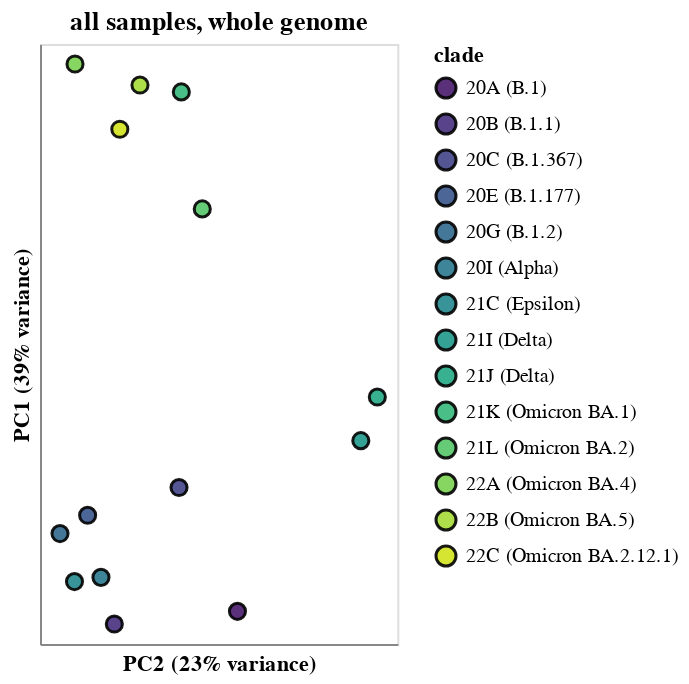
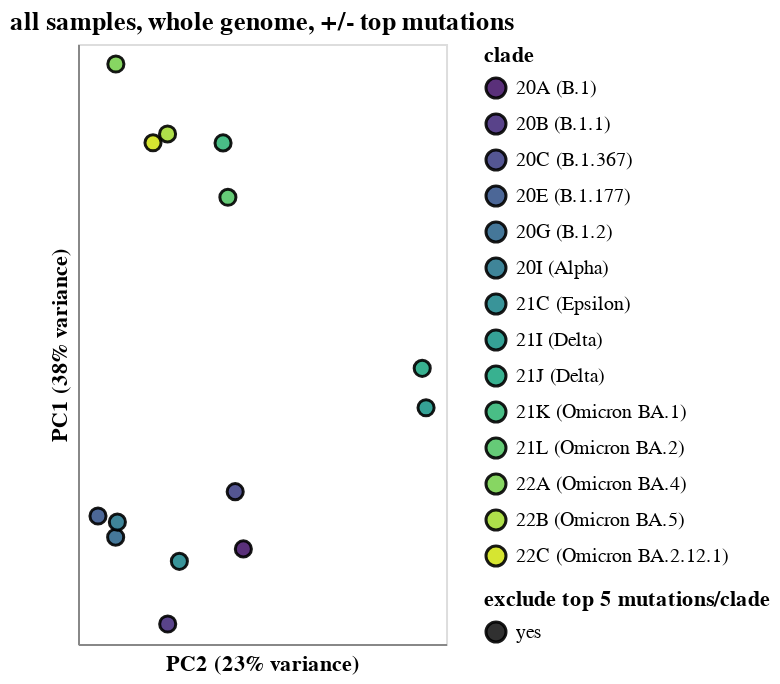
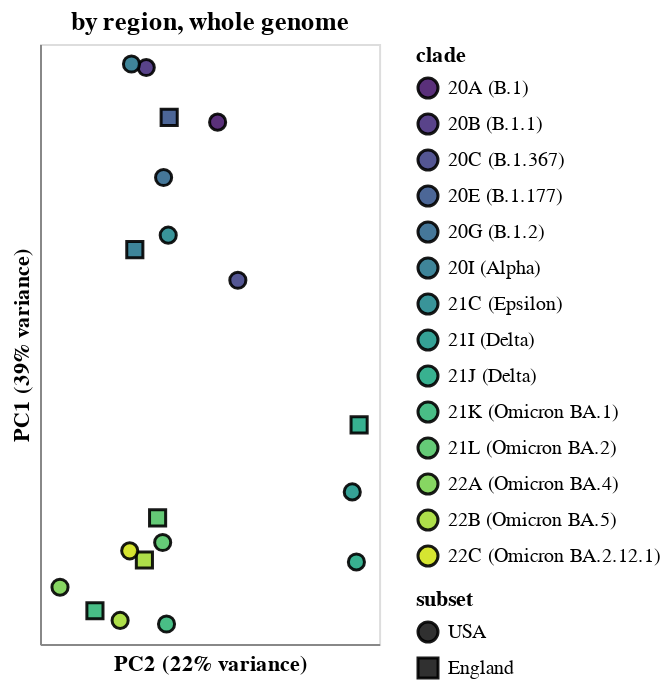
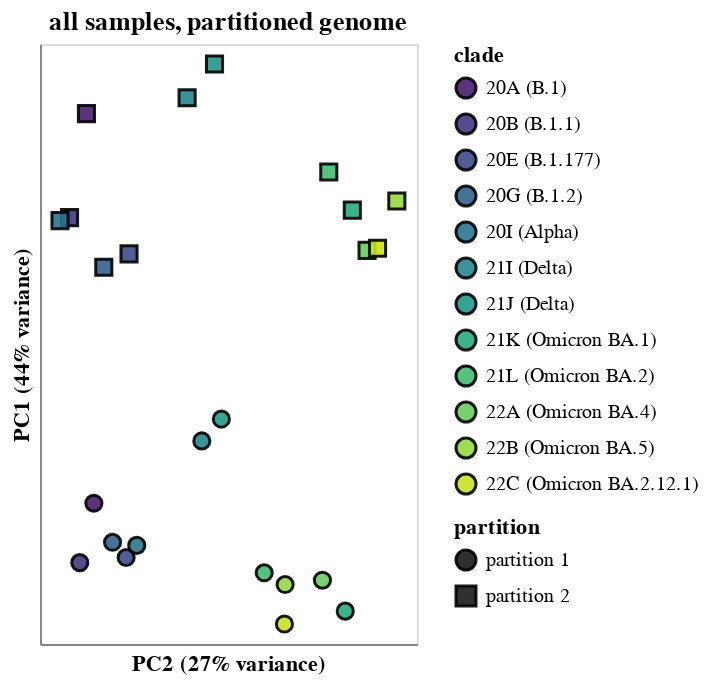

Here is the notebook cell these charts were saved with, in order:
### Markdown cell above
Get PCA of mutation spectrum, using only filtered synonymous mutation counts for non-excluded mutations for clades/subsets/partitions with adequate counts.

We do the PCA on four different ways of partitioning the data:

 1. Just looking at the "all" subset for each clade across entire genome.
 2. Looking at the "all" subset for each clade across entire genome, but excluding any mutation that is among the top ranked most counts for any clade.
 3. Looking at all subsets for each clade across entire genome.
 4. Looking at the "all" subset along partitions of the genome. 

We standardize the vectors of mutation fractions before doing the PCA.

There is also an option, currently not used, to do a composite log ratio (CLR) transform the fraction of all mutations that are each type before performing the PCA, using the formula [here](https://www.rdocumentation.org/packages/compositions/versions/2.0-4/topics/clr) (see [this paper](https://www.jstor.org/stable/2335943)).

In the plots below, you can mouseover the points for details and click on clades in legends (shift click for multiple clades) to highlight just points for the selected clade(s).
You can also use the scroll bar to only show points with at least the indicated number of total synonymous mutation counts (after filtering):

### Code cell
def clr(frac_vec):
    """Formula here: https://www.rdocumentation.org/packages/compositions/versions/2.0-4/topics/clr"""
    assert all(frac_vec > 0), "does not currently handle zeros in frac_vec"
    return numpy.log(frac_vec) - 1 / len(frac_vec) * numpy.log(frac_vec).sum()


def add_clade_synonym(clade):
    if clade in clade_synonyms:
        return f"{clade} ({clade_synonyms[clade]})"
    else:
        return clade

    
for title, subsets, partition, exclude_top, clr_transform, normalize_partitions, exclude_all in [
    ("all samples, whole genome", ["all"], False, False, False, False, False),
    ("all samples, whole genome, +/- top mutations", ["all"], False, True, False, False, True),
    ("by region, whole genome", subset_order, False, False, False, False, True),
    ("all samples, partitioned genome", ["all"], True, False, False, False, True),
]:
    
    if len(subsets) > 1 and exclude_all:
        subsets = [s for s in subsets if s != "all"]
    
    filtered_mutation_counts = (
        mutation_counts
        .query("synonymous")
        .query("four_fold_degenerate")
        .query("not exclude")
        .query("subset in @subsets")
    )
    
    if partition:
        filtered_mutation_counts = pd.concat(
            [
                filtered_mutation_counts.assign(partition="all"),
                filtered_mutation_counts,
            ]
        )
        if normalize_partitions:
            filtered_mutation_counts = (
                filtered_mutation_counts
                .merge(
                    partition_enrichment[
                        ["clade", "partition", "clade_founder_nt", "enrichment"]
                    ],
                    how="left",
                    validate="many_to_one",
                )
                .assign(
                    enrichment=lambda x: x["enrichment"].fillna(1),
                    count=lambda x: x["count"] / x["enrichment"],
                )
            )
    else:
        filtered_mutation_counts = filtered_mutation_counts.assign(partition="all")
        
    mut_type_counts = (
        filtered_mutation_counts
        .groupby(["clade", "subset", "partition", "mut_type"], as_index=False)
        .aggregate({"count": "sum"})
    )
    
    if exclude_top:
        assert all(mut_type_counts["partition"] == "all")
        assert all(mut_type_counts["subset"] == "all")
        mut_type_counts = pd.concat(
            [
                mut_type_counts.assign(excluded="no"),
                mut_type_counts_exclude_top.assign(
                    partition="all", subset="all", excluded="yes",
                ),
            ]
        )
    else:
        mut_type_counts = mut_type_counts.assign(excluded="no")
   
    mut_type_freqs = (
        mut_type_counts
        .assign(
            total_count=lambda x: (
                x.groupby(["clade", "subset", "partition", "excluded"])
                ["count"].transform("sum")
            ),
            freq=lambda x: x["count"] / x["total_count"],
        )
        .query("total_count >= @synonymous_spectra_min_counts")
    )
   
    mut_type_freqs = (
        mut_type_freqs
        .pivot_table(
            index=["clade", "subset", "partition", "excluded", "total_count"],
            values="freq",
            columns="mut_type",
            fill_value=0,
        )
    )
    
    if exclude_top and exclude_all:
        mut_type_freqs = mut_type_freqs.query("excluded == 'yes'")
    if partition and exclude_all:
        mut_type_freqs = mut_type_freqs.query("partition != 'all'")
    
    if clr_transform:
        mut_type_freqs = mut_type_freqs.apply(clr, axis=1)
    
    scaled_freqs = sklearn.preprocessing.StandardScaler().fit_transform(mut_type_freqs.values)
    pca = sklearn.decomposition.PCA(n_components=2)
    pca_coords = pca.fit_transform(scaled_freqs)
    assert len(pca_coords) == len(mut_type_freqs)

    mut_type_freqs_pca_coords = (
        mut_type_freqs
        .reset_index()
        .assign(
            principal_component_1=pca_coords[:, 0],
            principal_component_2=pca_coords[:, 1],
            log10_total_count=lambda x: numpy.log(x["total_count"]) / numpy.log(10),
            clade=lambda x: x["clade"].map(add_clade_synonym),
        )
    )
    
    # percent variance explained by each component
    pca_var = 100 * pca.explained_variance_ratio_
    
    total_count_selection = alt.selection_single(
        fields=["log10_total_count"],
        init={"log10_total_count": numpy.log(synonymous_spectra_min_counts) / numpy.log(10)},
        bind=alt.binding_range(
            name="minimum log10 total counts",
            min=int(mut_type_freqs_pca_coords["log10_total_count"].min()),
            max=mut_type_freqs_pca_coords["log10_total_count"].max(),
        )
    )
    
    clade_selection = alt.selection_multi(fields=["clade"], bind="legend")

    tooltip = ["clade", "total_count"]
    
    plot_size = 300  # scaled by component variance explained
    
    pca_chart = (
        alt.Chart(mut_type_freqs_pca_coords)
        .encode(
            y=alt.Y(
                "principal_component_1",
                title=f"PC1 ({pca_var[0]:.0f}% variance)",
                scale=alt.Scale(nice=False, padding=10),
                axis=alt.Axis(labels=False, ticks=False),
            ),
            x=alt.X(
                "principal_component_2",
                title=f"PC2 ({pca_var[1]:.0f}% variance)",
                scale=alt.Scale(nice=False, padding=10),
                axis=alt.Axis(labels=False, ticks=False),
            ),
            color=alt.Color(
                "clade",
                scale=alt.Scale(
                    scheme="viridis",
                    domain=sorted(mut_type_freqs_pca_coords["clade"].unique()),
                ),
            ),
            strokeWidth=alt.condition(clade_selection, alt.value(1.5), alt.value(0)),
            opacity=alt.condition(clade_selection, alt.value(0.9), alt.value(0.45)),
            size=alt.condition(clade_selection, alt.value(65), alt.value(45)),
        )
        .mark_point(filled=True, stroke="black")
        .add_selection(clade_selection)
        # do not include the total count selection for now
        #.add_selection(total_count_selection)
        #.transform_filter(
        #    total_count_selection.log10_total_count <= alt.datum.log10_total_count
        #)
        .configure_axis(grid=False)
        .configure_legend(columns=1)
        .properties(
            height=plot_size, width=plot_size * pca_var[1] / pca_var[0],
            title=title,
        )
    )
    
    if len(subsets) > 1:
        subset_selection = alt.selection_multi(fields=["subset"], bind="legend")
        pca_chart = (
            pca_chart
            .encode(shape=alt.Shape("subset", sort=subsets, scale=alt.Scale(domain=subsets)))
            .add_selection(subset_selection)
            .transform_filter(subset_selection)
        )
        tooltip.append("subset")
        
    if partition:
        partition_selection = alt.selection_multi(fields=["partition"], bind="legend")
        pca_chart = (
            pca_chart
            .encode(
                shape=alt.Shape(
                    "partition",
                    scale=alt.Scale(domain=mut_type_freqs_pca_coords["partition"].unique()),
                ),
            )
            .add_selection(partition_selection)
            .transform_filter(partition_selection)
        )
        tooltip.append("partition")
        
    if exclude_top:
        exclude_selection = alt.selection_multi(fields=["excluded"], bind="legend")
        shape_title = f"exclude top {exclude_top_n} mutations/clade"
        pca_chart = (
            pca_chart
            .encode(
                shape=alt.Shape(
                    "excluded",
                    title=shape_title,
                    scale=alt.Scale(domain=mut_type_freqs_pca_coords["excluded"].unique()),
                ),
            )
            .add_selection(exclude_selection)
            .transform_filter(exclude_selection)
        )
        tooltip.append(alt.Tooltip("excluded", title=shape_title))
                       
    pca_chart = pca_chart.encode(tooltip=tooltip)
    
    chart_name = os.path.join(
        os.path.dirname(rates_by_clade_csv),
        re.sub("\W+", "_", title) + "_chart.html",
    )
    
    display(pca_chart)
    print(f"Saving to {chart_name}\n\n")
    pca_chart.save(chart_name)
